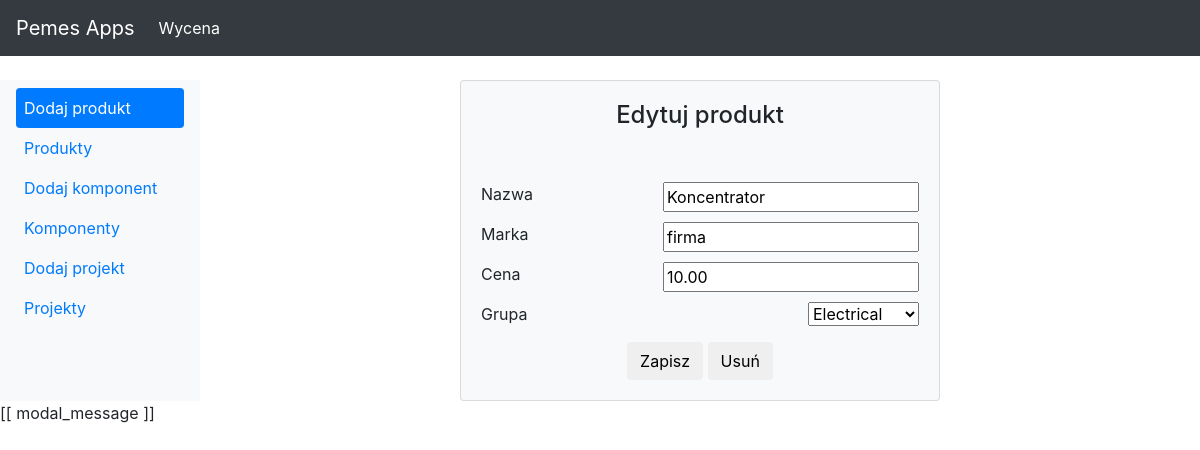
The page /pricing/product/edit/2 on the database as committed earlier.
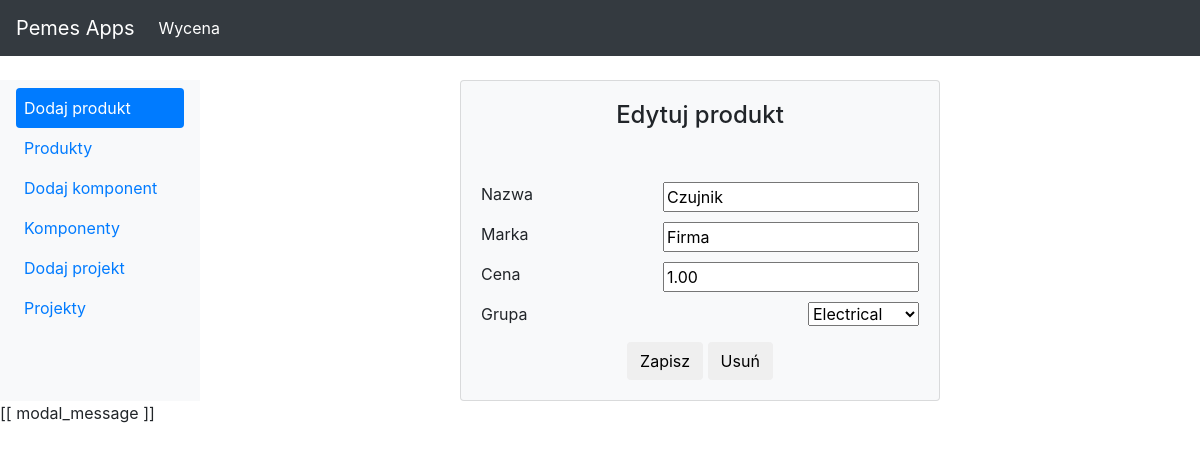
The same page on the database as committed later.
### pricing/models.py (models this page shows, shortened)
class Element(models.Model):
    name = models.CharField(max_length=30)
    is_component = models.BooleanField()
    def __init__(self, *args, **kwargs):
        super(Element, self).__init__(*args, **kwargs)
        if not self.pk and not self.is_component:
            self.is_component = self.IS_COMPONENT

class Product(Element):
    IS_COMPONENT = False
    element = models.OneToOneField(
        to=Element,
        parent_link=True,
        related_name='product',
        on_delete=models.CASCADE
    )
    brand = models.CharField(max_length=30)
    group = models.CharField(
        max_length=30,
        choices=Group.choices(),
        default=Group.Electrical
    )
    price = models.DecimalField(
        decimal_places=2,
        max_digits=15,
        default=0,
        validators=[MinValueValidator(0)]
    )

### pricing/views.py (the view)
class ProductEditView(ObjectView):
    template_name = 'pricing/edit_product.html'
    model = Product
    form_class = ProductForm
    title = "Dodaj produkt"
    active = 'new_product_active'
    success_url = '/pricing/product/list'
    def get_context_data(self, **kwargs):
        context = super().get_context_data(**kwargs)
        context['title'] = self.title
        context['pricing_active'] = 'active'
        context[self.active] = 'active'
        return context

### pricing/forms.py
class ProductForm(forms.ModelForm):
    class Meta:
        model = Product
        fields = ['name', 'brand', 'group', 'price']

### pricing/views.py (called while the page is built)
    def set_object(self):
        if self.kwargs.get(self.pk_url_kwarg, None) is not None:
            self.object = self.get_object()
        else:
            self.object = None

    def get(self, request, *args, **kwargs):
        self.set_object()
        return super().get(request, *args, **kwargs)

    def get_context_data(self, **kwargs):
        context = super().get_context_data(**kwargs)
        pk = self.kwargs.get(self.pk_url_kwarg, None)
        if pk is not None:
            context['pk'] = pk
        return context

### pricing/templates/pricing/edit_product.html (shortened to what this page needs)
{% extends "template.html" %}
    {% load staticfiles %}
{% block navigation %}
{% include "pricing/navigation.html" %}
{% endblock %}
{% block content %}
    <div class="card bg-light mx-auto" style="max-width: 30rem;">
      <div class="text-center">
        <form method="POST" class="post-form" @submit="checkForm">
          <div class="card-body">
            <h4 class="card-title">{{ title }}</h4>
          </div>
          <div class="card-body">
            <div style="float:left;"><p class="card-text" >Nazwa</p></div>
            <div style="float:right;"><p class="card-text" >{{ form.name }}</p></div>
          </div>
          <div class="card-body">
            <div style="float:left;"><p class="card-text" >Marka</p></div>
            <div style="float:right;"><p class="card-text" >{{ form.brand }}</p></div>
          </div>
          <div class="card-body">
            <div style="float:left;"><p class="card-text" >Cena</p></div>
            <div style="float:right;"><p class="card-text" >{{ form.price }}</p></div>
          </div>
          <div class="card-body">
            <div style="float:left;"><p class="card-text" >Grupa</p></div>
            <div style="float:right;"><p class="card-text" >{{ form.group }}</p></div>
          </div>
          <div class="card-body">
            <button type="submit" class="save btn btn-default">Zapisz</button>
            {% if pk is not defined %}
            <button type="button" class="save btn btn-default" onclick="delete_product({{ pk }})">Usuń</button>
            {% endif %}
          </div>
        </form>
      </div>
    </div>
{% endblock %}

Rows that differ between the two databases and show on the page:
changed Element: name "Koncentrator" → "Czujnik"
changed Product "Electrical": brand "firma" → "Firma"; price "10.00" → "1.00"
